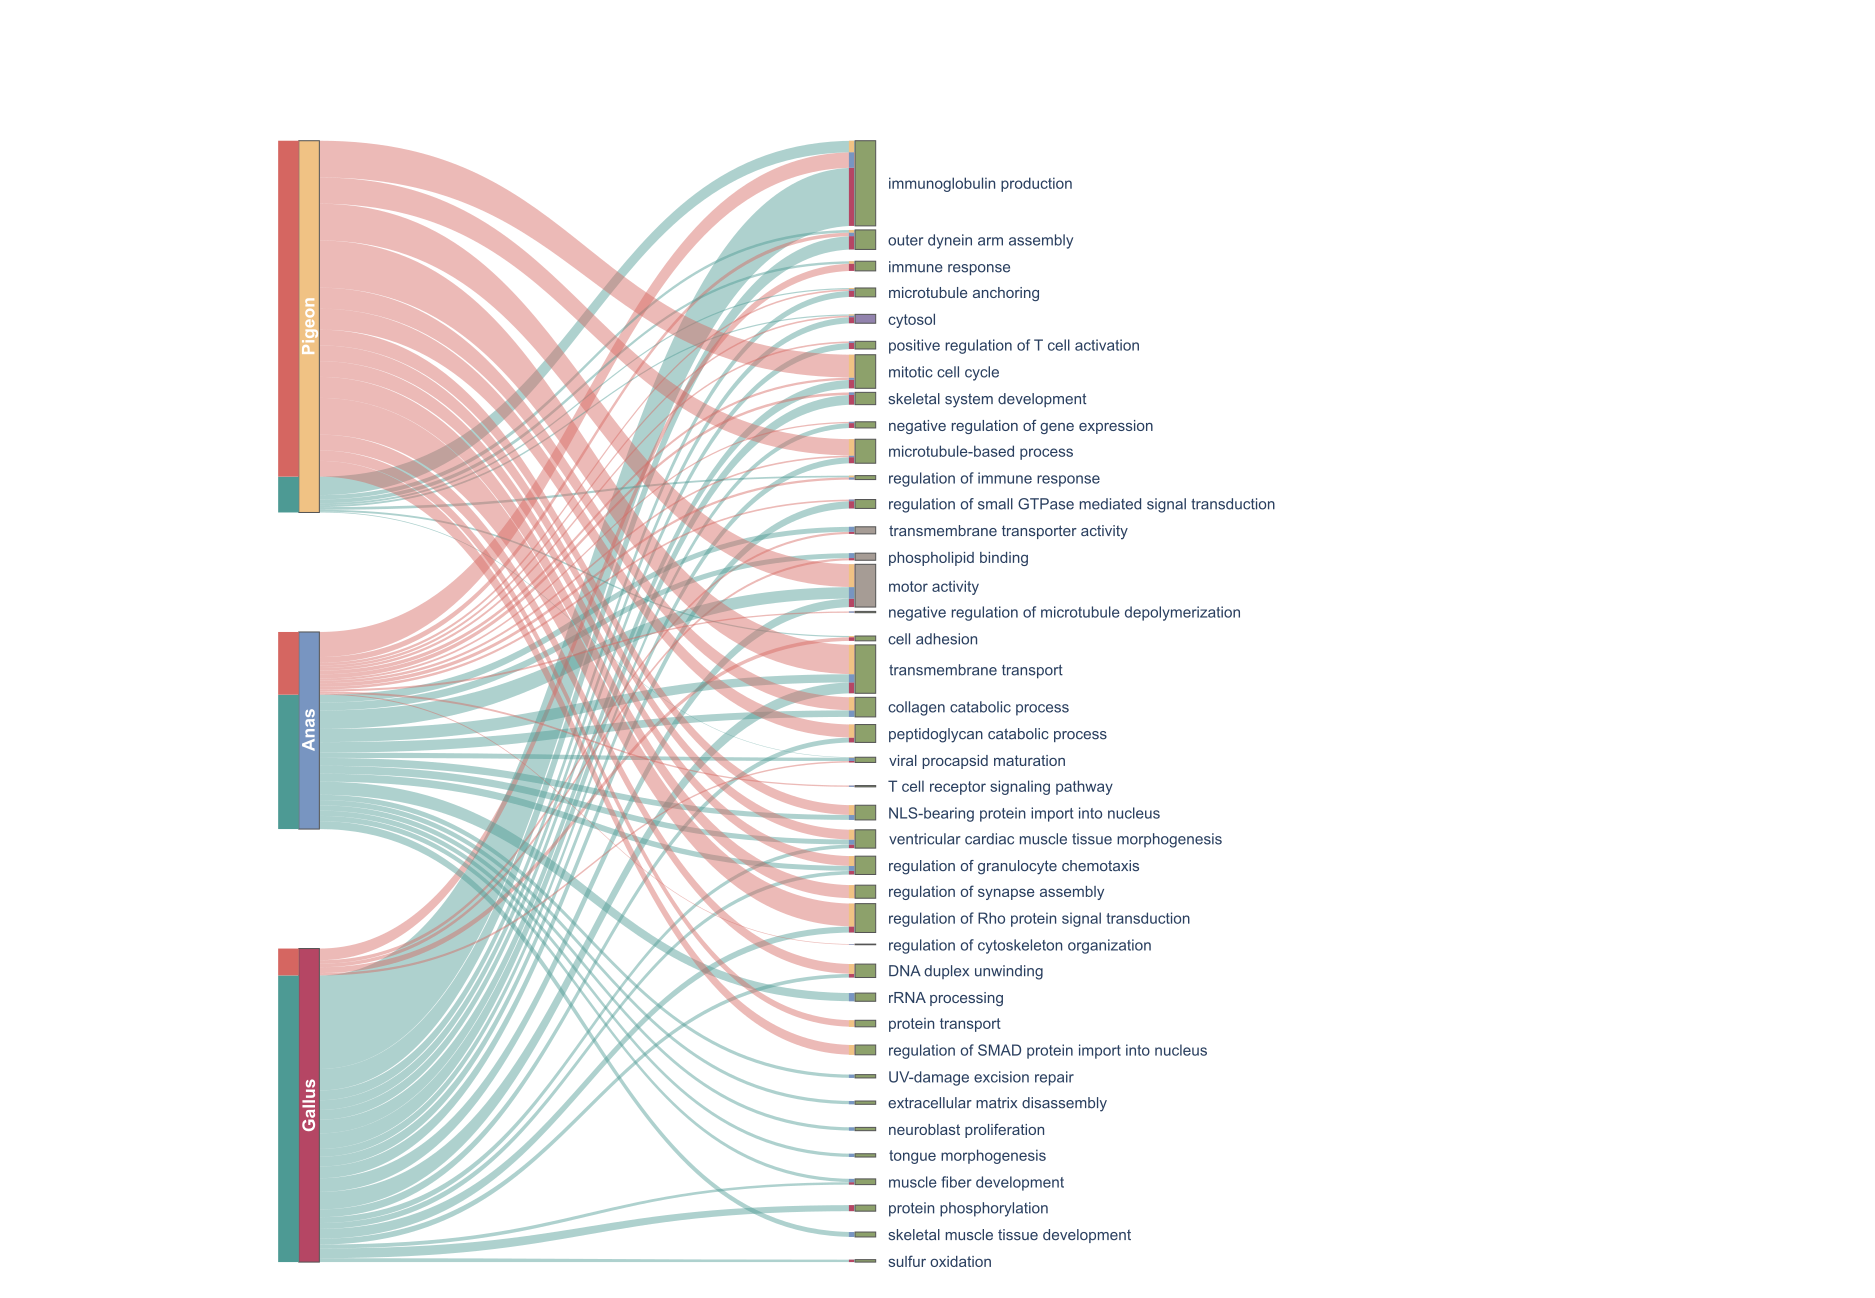

This chart was generated by the following Python code:
import pandas as pd
from pathlib import Path
import plotly.graph_objects as go

work_dir = Path(r'e:/Data/Desktop/Work On/Ortho/Expansions Contractions Results')

SPECIES_COLORS = {'Gallus': '#B54664', 'Anas': '#7895C1', 'Pigeon': '#F0C284'}
INTERACTION_COLORS = {'Expansion': '#D56661', 'Contraction': '#4D9A94'}
GO_TYPE_COLORS = {'P': '#8DA16B', 'C': '#9283AD', 'F': '#A69C95'}

species_names = ['Gallus', 'Anas', 'Pigeon']
interactions = ['Expansion', 'Contraction']

enrichment_files = {
    'Gallus_Expansions': work_dir / 'Gallus' / 'E_enrichment.txt',
    'Gallus_Contractions': work_dir / 'Gallus' / 'C_enrichment.txt',
    'Anas_Expansions': work_dir / 'Anas' / 'E_enrichment.txt',
    'Anas_Contractions': work_dir / 'Anas' / 'C_enrichment.txt',
    'Pigeon_Expansions': work_dir / 'Pigeon' / 'E_enrichment.txt',
    'Pigeon_Contractions': work_dir / 'Pigeon' / 'C_enrichment.txt',
}

def load_enrichment_data(filepath):
    enriched_gos = []
    if not filepath.exists(): return enriched_gos
    with open(filepath, 'r', encoding='utf-8') as f:
        for line in f:
            line = line.strip()
            if not line or line.startswith('#'): continue
            parts = line.split('\t')
            if len(parts) >= 5:
                category = parts[3]
                go_type = 'P' if category == 'biological_process' else ('C' if category == 'cellular_component' else 'F')
                p_value = float(parts[4])
                enriched_gos.append({
                    'go_id': parts[0],
                    'protein_count': int(parts[1]),
                    'description': parts[2],
                    'go_type': go_type,
                    'p_value': p_value
                })
    return enriched_gos

all_gos_dict = {}
inter_sp_weight = {}
sp_go_inter_weight = {}

for sp in species_names:
    for inter in interactions:
        dataset_name = f"{sp}_{inter}s"
        enrich_file = enrichment_files.get(dataset_name)
        if enrich_file and enrich_file.exists():
            gos = load_enrichment_data(enrich_file)
            for go_item in gos:
                raw_desc = go_item['description']
                clean_desc = raw_desc.split(':')[-1].strip() if ':' in raw_desc else raw_desc
                go_t = go_item['go_type']
                pval = go_item['p_value']
                count = go_item['protein_count']
                
                if clean_desc not in all_gos_dict:
                    all_gos_dict[clean_desc] = {'p_value': pval, 'count': 0, 'go_type': go_t}
                else:
                    all_gos_dict[clean_desc]['p_value'] = min(all_gos_dict[clean_desc]['p_value'], pval)
                all_gos_dict[clean_desc]['count'] += count
                
                # 流动连接计算完美地总和了连线！
                inter_sp_weight[(inter, sp)] = inter_sp_weight.get((inter, sp), 0) + count
                sp_go_inter_weight[(inter, sp, clean_desc)] = sp_go_inter_weight.get((inter, sp, clean_desc), 0) + count



# ------------------ 注入的缩放 ------------------
family_changes = {
    ('Expansion', 'Gallus'): 6,
    ('Contraction', 'Gallus'): 64,
    ('Expansion', 'Anas'): 14,
    ('Contraction', 'Anas'): 30,
    ('Expansion', 'Pigeon'): 75,
    ('Contraction', 'Pigeon'): 8
}

sp_go_inter_weight_scaled = {}
for (i, s), expected_total in family_changes.items():
    orig_sum = sum(v for k, v in sp_go_inter_weight.items() if k[0] == i and k[1] == s)
    if orig_sum > 0:
        for (i_g, s_g, g), orig_c in list(sp_go_inter_weight.items()):
            if i_g == i and s_g == s:
                sp_go_inter_weight_scaled[(i, s, g)] = orig_c / orig_sum * expected_total

sp_go_inter_weight = sp_go_inter_weight_scaled
inter_sp_weight = family_changes

for g in all_gos_dict:
    all_gos_dict[g]['count'] = 0
for (i, s, g), v in sp_go_inter_weight.items():
    all_gos_dict[g]['count'] += v
# ------------------------------------------------------

# 使用形状直接创建自定义Sankey图，以绕开Plotly严格的布局限制
# 确定每个GO term的主要互作和物种，以防止物流线交叉
go_dominant_inter = {}
go_dominant_sp = {}
for (inter_val, sp_val, c_desc), c in sp_go_inter_weight.items():
    if c_desc not in go_dominant_inter:
        go_dominant_inter[c_desc] = {'Contraction': 0, 'Expansion': 0}
    go_dominant_inter[c_desc][inter_val] += c
    
    if c_desc not in go_dominant_sp:
        go_dominant_sp[c_desc] = {'Gallus': 0, 'Anas': 0, 'Pigeon': 0}
    go_dominant_sp[c_desc][sp_val] += c

go_best_i = {g: max(v, key=v.get) for g, v in go_dominant_inter.items()}
go_best_s = {g: max(v, key=v.get) for g, v in go_dominant_sp.items()}

valid_gos = [g for g, d in all_gos_dict.items() if d['count'] > 0]
# 严格排序：收缩(0)/扩展(1)分割以避免交叉，然后P值降序排列以将最小值放在顶部
valid_gos.sort(key=lambda g: -all_gos_dict[g]['p_value'])

W = 900
H = 1000
fig = go.Figure()

# 第一列不再绘制，仅保留两类标签用于第二列左侧小色块占比计算与第二列到第三列连线拆分
r1_interactions = ['Contraction', 'Expansion']

# --- 第二行：物种 ---
r2_gap = 15
r2_species = ['Gallus', 'Anas', 'Pigeon']
r2_counts = {s: sum(c for (it, sp), c in inter_sp_weight.items() if sp == s) for s in r2_species}
r2_total = sum(r2_counts.values())
r2_avail = W - r2_gap * 2
r2_nodes = {}
cx = 20
for s in r2_species:
    w = r2_counts[s] / max(1, r2_total) * r2_avail
    r2_nodes[s] = {'x': cx, 'w': w, 'in': cx, 'out': cx}
    cx += w + r2_gap

# 计算第二列每个物种节点来自第一列各类型的宽度占比（用于左侧色块）
r2_interaction_width = {s: {i: 0.0 for i in r1_interactions} for s in r2_species}
for s in r2_species:
    for i in r1_interactions:
        c = inter_sp_weight.get((i, s), 0)
        r2_interaction_width[s][i] = c / max(1, r2_total) * r2_avail

# --- 第三行：GO目标 ---
r3_N = len(valid_gos)
max_gap_total = W * 0.4
r3_gap = min(15, max_gap_total / max(1, r3_N - 1)) if r3_N > 1 else 0
r3_avail = W - r3_gap * max(1, r3_N - 1)
if r3_avail < W * 0.2: 
    r3_avail = W * 0.2
    r3_gap = (W - r3_avail) / max(1, r3_N - 1)

r3_total = sum(all_gos_dict[g]['count'] for g in valid_gos)
r3_nodes = {}
cx = 20
for g in valid_gos:
    w = all_gos_dict[g]['count'] / max(1, r3_total) * r3_avail
    r3_nodes[g] = {'x': cx, 'w': w, 'in': cx}
    cx += w + r3_gap

# 计算每个GO来自各物种的汇总流量（用于右侧物种色块）
go_species_width = {g: {s: 0.0 for s in r2_species} for g in valid_gos}
for (inter_val, sp_val, g_name), c in sp_go_inter_weight.items():
    if g_name in go_species_width:
        go_species_width[g_name][sp_val] += c / max(1, r3_total) * r3_avail

# 为第三列标签设置最小行间距，并同步移动GO节点，避免文字与节点重叠
min_label_spacing = 26
min_node_gap = 4
if valid_gos:
    adjusted_centers = {}
    prev_center = None
    prev_right = None
    for g in valid_gos:
        c0 = r3_nodes[g]['x'] + r3_nodes[g]['w'] / 2
        half_w = r3_nodes[g]['w'] / 2
        if prev_center is None:
            c_new = c0
        else:
            # 同时满足：标签最小间距 + 节点矩形边界不重叠
            c_new = max(c0, prev_center + min_label_spacing, prev_right + min_node_gap + half_w)
        adjusted_centers[g] = c_new
        prev_center = c_new
        prev_right = c_new + half_w

    min_left = min(adjusted_centers[g] - r3_nodes[g]['w'] / 2 for g in valid_gos)
    if min_left < 20:
        shift = 20 - min_left
        for g in valid_gos:
            adjusted_centers[g] += shift

    for g in valid_gos:
        r3_nodes[g]['x'] = adjusted_centers[g] - r3_nodes[g]['w'] / 2
        r3_nodes[g]['in'] = r3_nodes[g]['x']
else:
    pass

# 让第二列（物种）与第三列（GO）总体高度一致：仅调整列内空隙，不改节点厚度
def _column_span(nodes_dict, order):
    if not order:
        return 0.0, 0.0, 0.0
    x_min = min(nodes_dict[k]['x'] for k in order)
    x_max = max(nodes_dict[k]['x'] + nodes_dict[k]['w'] for k in order)
    return x_min, x_max, x_max - x_min

def _redistribute_with_target_span(nodes_dict, order, target_span, start_x=20.0):
    if not order:
        return
    n = len(order)
    total_w = sum(nodes_dict[k]['w'] for k in order)
    if n == 1:
        nodes_dict[order[0]]['x'] = start_x
        if 'in' in nodes_dict[order[0]]:
            nodes_dict[order[0]]['in'] = start_x
        if 'out' in nodes_dict[order[0]]:
            nodes_dict[order[0]]['out'] = start_x
        return

    gap = max(0.0, (target_span - total_w) / (n - 1))
    cx_col = start_x
    for key in order:
        nodes_dict[key]['x'] = cx_col
        if 'in' in nodes_dict[key]:
            nodes_dict[key]['in'] = cx_col
        if 'out' in nodes_dict[key]:
            nodes_dict[key]['out'] = cx_col
        cx_col += nodes_dict[key]['w'] + gap

r2_min, r2_max, r2_span_now = _column_span(r2_nodes, r2_species)
r3_min, r3_max, r3_span_now = _column_span(r3_nodes, valid_gos)
target_span = max(r2_span_now, r3_span_now)

if abs(r2_span_now - target_span) > 1e-9:
    _redistribute_with_target_span(r2_nodes, r2_species, target_span, start_x=20.0)
if abs(r3_span_now - target_span) > 1e-9:
    _redistribute_with_target_span(r3_nodes, valid_gos, target_span, start_x=20.0)

r2_min, r2_max, r2_span_now = _column_span(r2_nodes, r2_species)
r3_min, r3_max, r3_span_now = _column_span(r3_nodes, valid_gos)
r3_xmax = max(r2_max, r3_max)

y_range_max = max(950, int(r3_xmax + 120))
fig_height = y_range_max

# --- Coordinates ---
# Map original coordinates by rotating CCW 90 degrees:
# Original canvas was W=900, H=1000. New canvas is W=1000, H=950
H_orig = 1000

def rot_pt(x, y):
    # CCW 90 degrees around center maps: Top-Left (0, 1000) to Bottom-Left (0, 0)
    rx = H_orig - y
    ry = x
    # 记录所有绘制点的边界，以便后面把画布裁切为紧凑的边框
    global _draw_min_x, _draw_max_x, _draw_min_y, _draw_max_y
    try:
        _draw_min_x
    except NameError:
        _draw_min_x = float('inf')
        _draw_max_x = float('-inf')
        _draw_min_y = float('inf')
        _draw_max_y = float('-inf')
    if rx < _draw_min_x: _draw_min_x = rx
    if rx > _draw_max_x: _draw_max_x = rx
    if ry < _draw_min_y: _draw_min_y = ry
    if ry > _draw_max_y: _draw_max_y = ry
    return rx, ry

Y1_B, Y1_T = 880, 900
Y2_B, Y2_T = 700, 720
Y3_B, Y3_T = 160, 180

def get_rgb(hex_c, a=1.0):
    if not hex_c.startswith("#"): return hex_c
    h = hex_c.lstrip("#")
    return f"rgba({int(h[0:2],16)},{int(h[2:4],16)},{int(h[4:6],16)},{a})"

def add_rotated_ribbon(xt, wt, xb, wb, yt, yb, color):
    line_w = 0 
    x_tr = xt + wt
    x_br = xb + wb
    ym = (yt + yb) / 2
    
    p1 = rot_pt(xt, yt)
    c1 = rot_pt(xt, ym)
    c2 = rot_pt(xb, ym)
    p2 = rot_pt(xb, yb)
    p3 = rot_pt(x_br, yb)
    c3 = rot_pt(x_br, ym)
    c4 = rot_pt(x_tr, ym)
    p4 = rot_pt(x_tr, yt)
    
    path = f"M {p1[0]} {p1[1]} C {c1[0]} {c1[1]}, {c2[0]} {c2[1]}, {p2[0]} {p2[1]} L {p3[0]} {p3[1]} C {c3[0]} {c3[1]}, {c4[0]} {c4[1]}, {p4[0]} {p4[1]} Z"
    fig.add_shape(type="path", path=path, fillcolor=color, line=dict(width=line_w), layer="below")


def add_gradient_rotated_ribbon(xt, wt, xb, wb, yt, yb, color_start, color_end, steps=72):
    def parse_hex(h):
        h = h.lstrip('#')
        if len(h) == 6:
            return [int(h[0:2], 16), int(h[2:4], 16), int(h[4:6], 16)]
        return [0, 0, 0]

    c1 = parse_hex(color_start)
    c2 = parse_hex(color_end)
    ym = (yt + yb) / 2
    x_tr = xt + wt
    x_br = xb + wb

    def bezier(t, p0, p1, p2, p3):
        return (1 - t) ** 3 * p0 + 3 * (1 - t) ** 2 * t * p1 + 3 * (1 - t) * t ** 2 * p2 + t ** 3 * p3

    for i in range(steps):
        t1 = i / steps
        t2 = (i + 1) / steps

        xl1 = bezier(t1, xt, xt, xb, xb)
        y1 = bezier(t1, yt, ym, ym, yb)
        xl2 = bezier(t2, xt, xt, xb, xb)
        y2 = bezier(t2, yt, ym, ym, yb)

        xr1 = bezier(t1, x_tr, x_tr, x_br, x_br)
        xr2 = bezier(t2, x_tr, x_tr, x_br, x_br)

        p1 = rot_pt(xl1, y1)
        p2 = rot_pt(xl2, y2)
        p3 = rot_pt(xr2, y2)
        p4 = rot_pt(xr1, y1)

        tm = (t1 + t2) / 2

        # 使用“浅色”作为中间过渡，而不是纯白。
        mid_base = [
            round((c1[0] + c2[0]) / 2),
            round((c1[1] + c2[1]) / 2),
            round((c1[2] + c2[2]) / 2),
        ]
        light_ratio = 0.15
        mid_light = [
            round(mid_base[0] * (1 - light_ratio) + 255 * light_ratio),
            round(mid_base[1] * (1 - light_ratio) + 255 * light_ratio),
            round(mid_base[2] * (1 - light_ratio) + 255 * light_ratio),
        ]

        # 两端更贴近两侧节点颜色：起点色 -> 浅色中间 -> 终点色
        if tm <= 0.5:
            f = tm / 0.5
            r = round(c1[0] * (1 - f) + mid_light[0] * f)
            g = round(c1[1] * (1 - f) + mid_light[1] * f)
            b = round(c1[2] * (1 - f) + mid_light[2] * f)
        else:
            f = (tm - 0.5) / 0.5
            r = round(mid_light[0] * (1 - f) + c2[0] * f)
            g = round(mid_light[1] * (1 - f) + c2[1] * f)
            b = round(mid_light[2] * (1 - f) + c2[2] * f)

        # 保持中间更柔和、两侧略实，避免突兀
        dist = abs(tm - 0.5) / 0.5
        a = 0.28 + 0.12 * (dist ** 0.8)

        color = f"rgba({r},{g},{b},{a:.4f})"
        path = f"M {p1[0]} {p1[1]} L {p2[0]} {p2[1]} L {p3[0]} {p3[1]} L {p4[0]} {p4[1]} Z"
        fig.add_shape(type="path", path=path, fillcolor=color, line=dict(width=0, color='rgba(0,0,0,0)'), layer="below")

def add_rotated_rect(x, w, yB, yT, color):
    p1 = rot_pt(x, yT)
    p2 = rot_pt(x + w, yB)
    fig.add_shape(type="rect", x0=p1[0], y0=p1[1], x1=p2[0], y1=p2[1], fillcolor=color, line=dict(color="#555", width=1))

def add_rotated_rect_plain(x, w, yB, yT, color):
    p1 = rot_pt(x, yT)
    p2 = rot_pt(x + w, yB)
    fig.add_shape(type="rect", x0=p1[0], y0=p1[1], x1=p2[0], y1=p2[1], fillcolor=color, line=dict(width=0))

# --- Draw Ribbons Row 2 -> Row 3 ---
for s in r2_species:
    for i in r1_interactions:
        for g in valid_gos:
            c = sp_go_inter_weight.get((i, s, g), 0)
            if c <= 0: continue
            wt = c / max(1, r2_total) * r2_avail
            wb = c / max(1, r3_total) * r3_avail
            xt = r2_nodes[s]['out']; xb = r3_nodes[g]['in']
            r2_nodes[s]['out'] += wt; r3_nodes[g]['in'] += wb
            add_rotated_ribbon(xt, wt, xb, wb, Y2_B, Y3_T, get_rgb(INTERACTION_COLORS[i], 0.45))

# --- Draw Nodes & Labels ---
for name, node in r2_nodes.items():
    add_rotated_rect(node['x'], node['w'], Y2_B, Y2_T, SPECIES_COLORS[name])

    # 在第二列节点左侧添加按第一列占比分段的小色块（颜色使用第一列配色）
    r2_strip_gap = 0
    r2_strip_thick = Y2_T - Y2_B
    r2_strip_yB = Y2_T + r2_strip_gap
    r2_strip_yT = Y2_T + r2_strip_gap + r2_strip_thick
    seg_x = node['x']
    for i in r1_interactions:
        seg_w = r2_interaction_width[name].get(i, 0.0)
        if seg_w <= 0:
            continue
        add_rotated_rect_plain(seg_x, seg_w, r2_strip_yB, r2_strip_yT, INTERACTION_COLORS[i])
        seg_x += seg_w

    cx, cy = rot_pt(node['x']+node['w']/2, (Y2_B+Y2_T)/2)
    fig.add_annotation(x=cx, y=cy, text=name, showarrow=False, textangle=-90, font=dict(color='white', size=17, family='Arial', weight='bold'))

for name, node in r3_nodes.items():
    c = GO_TYPE_COLORS.get(all_gos_dict[name]['go_type'], '#CCC')
    add_rotated_rect(node['x'], node['w'], Y3_B, Y3_T, c)

    # 在GO节点左侧添加按物种分段的小色块（旋转后“左侧”需使用更大的原始y值）
    strip_gap = 1
    strip_thick = 5
    strip_yB = Y3_T + strip_gap
    strip_yT = Y3_T + strip_gap + strip_thick
    seg_x = node['x']
    # 注意：旋转后可见顺序会反转，因此这里使用反向绘制来匹配期望显示顺序
    strip_species_order = ['Gallus', 'Anas', 'Pigeon']
    for s in strip_species_order:
        seg_w = go_species_width[name].get(s, 0.0)
        if seg_w <= 0:
            continue
        add_rotated_rect_plain(seg_x, seg_w, strip_yB, strip_yT, SPECIES_COLORS[s])
        seg_x += seg_w

    # Vertically map to node center, horizontally gap by 10
    cx, cy = rot_pt(node['x'] + node['w']/2, Y3_B - 10)
    fig.add_annotation(x=cx, y=cy, text=name, showarrow=False, textangle=0, xanchor='left', yanchor='middle', font=dict(size=15, family='Arial'))

# 使用记录的绘图边界裁切画布，使画布恰好包住所有内容（加一点内边距）
pad = 12
try:
    _draw_min_x, _draw_max_x, _draw_min_y, _draw_max_y
except NameError:
    _draw_min_x = 0
    _draw_max_x = 1800
    _draw_min_y = 0
    _draw_max_y = y_range_max

min_x = max(0, int(_draw_min_x - pad))
max_x = int(_draw_max_x + pad)
min_y = max(0, int(_draw_min_y - pad))
max_y = int(_draw_max_y + pad)
width_px = max(300, max_x - min_x)
height_px = max(200, max_y - min_y)

fig.update_layout(
    xaxis=dict(range=[min_x, max_x], showgrid=False, zeroline=False, visible=False),
    yaxis=dict(range=[min_y, max_y], showgrid=False, zeroline=False, visible=False),
    plot_bgcolor='white', paper_bgcolor='white',
    width=width_px, height=height_px, margin=dict(l=0, r=0, t=0, b=0)
)

out_png = work_dir / "Fig.Expansions and Contractions.png"
out_pdf = work_dir / "Fig.Expansions and Contractions.pdf"
out_html = work_dir / "Fig.Expansions and Contractions.html"
export_pdf = True

fig.write_html(str(out_html))
# 与PDF保持同一逻辑尺寸，使用scale提高PNG清晰度，避免字体相对大小变化
base_width = 1800
base_height = fig_height
png_scale = 3.0  # 输出为 5400x2850，满足高分辨率需求
fig.write_image(str(out_png), width=base_width, height=base_height, scale=png_scale)

if export_pdf:
    fig.write_image(str(out_pdf), width=base_width, height=base_height)
print("SUCCESSfully generated PNG, PDF, and HTML!")
